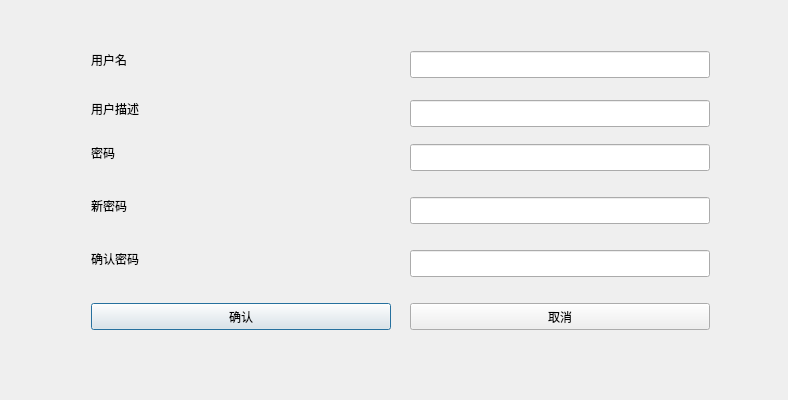
<?xml version="1.0" encoding="UTF-8"?>
<ui version="4.0">
 <class>CUserInfDialog</class>
 <widget class="QDialog" name="CUserInfDialog">
  <property name="geometry">
   <rect>
    <x>0</x>
    <y>0</y>
    <width>788</width>
    <height>400</height>
   </rect>
  </property>
  <property name="windowTitle">
   <string>Dialog</string>
  </property>
  <widget class="QLabel" name="label">
   <property name="geometry">
    <rect>
     <x>91</x>
     <y>51</y>
     <width>300</width>
     <height>18</height>
    </rect>
   </property>
   <property name="text">
    <string>用户名</string>
   </property>
  </widget>
  <widget class="QLabel" name="label_2">
   <property name="geometry">
    <rect>
     <x>91</x>
     <y>144</y>
     <width>300</width>
     <height>18</height>
    </rect>
   </property>
   <property name="text">
    <string>密码</string>
   </property>
  </widget>
  <widget class="QLabel" name="label_3">
   <property name="geometry">
    <rect>
     <x>91</x>
     <y>197</y>
     <width>300</width>
     <height>18</height>
    </rect>
   </property>
   <property name="text">
    <string>新密码</string>
   </property>
  </widget>
  <widget class="QLabel" name="label_4">
   <property name="geometry">
    <rect>
     <x>91</x>
     <y>250</y>
     <width>300</width>
     <height>18</height>
    </rect>
   </property>
   <property name="text">
    <string>确认密码</string>
   </property>
  </widget>
  <widget class="QPushButton" name="pushButton_ok">
   <property name="geometry">
    <rect>
     <x>91</x>
     <y>303</y>
     <width>300</width>
     <height>27</height>
    </rect>
   </property>
   <property name="text">
    <string>确认</string>
   </property>
  </widget>
  <widget class="QPushButton" name="pushButton_cancel">
   <property name="geometry">
    <rect>
     <x>410</x>
     <y>303</y>
     <width>300</width>
     <height>27</height>
    </rect>
   </property>
   <property name="text">
    <string>取消</string>
   </property>
  </widget>
  <widget class="CMyQLineEdit" name="lineEdit_user_name">
   <property name="geometry">
    <rect>
     <x>410</x>
     <y>51</y>
     <width>300</width>
     <height>27</height>
    </rect>
   </property>
  </widget>
  <widget class="CMyQLineEdit" name="lineEdit_pwd">
   <property name="geometry">
    <rect>
     <x>410</x>
     <y>144</y>
     <width>300</width>
     <height>27</height>
    </rect>
   </property>
  </widget>
  <widget class="CMyQLineEdit" name="lineEdit_new_pwd">
   <property name="geometry">
    <rect>
     <x>410</x>
     <y>197</y>
     <width>300</width>
     <height>27</height>
    </rect>
   </property>
  </widget>
  <widget class="CMyQLineEdit" name="lineEdit_ensure_new_pwd">
   <property name="geometry">
    <rect>
     <x>410</x>
     <y>250</y>
     <width>300</width>
     <height>27</height>
    </rect>
   </property>
  </widget>
  <widget class="QLabel" name="label_5">
   <property name="geometry">
    <rect>
     <x>91</x>
     <y>100</y>
     <width>300</width>
     <height>18</height>
    </rect>
   </property>
   <property name="text">
    <string>用户描述</string>
   </property>
  </widget>
  <widget class="CMyQLineEdit" name="lineEdit_descript">
   <property name="geometry">
    <rect>
     <x>410</x>
     <y>100</y>
     <width>300</width>
     <height>27</height>
    </rect>
   </property>
  </widget>
 </widget>
 <customwidgets>
  <customwidget>
   <class>CMyQLineEdit</class>
   <extends>QLineEdit</extends>
   <header>keyboard/myqlineedit.h</header>
  </customwidget>
 </customwidgets>
 <resources/>
 <connections/>
</ui>
